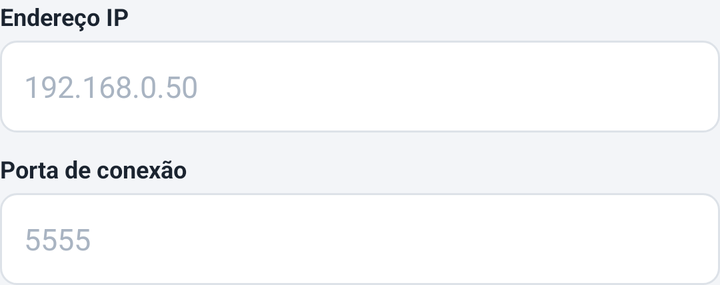
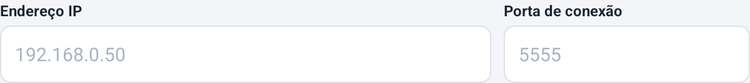

Compare how this app lays out the same screen by default and in its alternative resource folder. The renders come first, then the two layout files and the values they reference.
<!-- AndroidManifest.xml: application theme AppTheme -->
<!-- res/layout/target_address.xml -->
<?xml version="1.0" encoding="utf-8"?>
<LinearLayout xmlns:android="http://schemas.android.com/apk/res/android"
    android:layout_width="match_parent"
    android:layout_height="wrap_content"
    android:orientation="vertical">

    <TextView
        style="@style/FieldLabel"
        android:text="Endereço IP" />

    <EditText
        android:id="@+id/host"
        style="@style/Field"
        android:hint="192.168.0.50"
        android:inputType="textUri" />

    <TextView
        style="@style/FieldLabel"
        android:layout_marginTop="10dp"
        android:text="Porta de conexão" />

    <EditText
        android:id="@+id/connectPort"
        style="@style/Field"
        android:hint="5555"
        android:inputType="number" />
</LinearLayout>
<!-- resources referenced by this layout -->
<resources>
  <style name="Field">
          <item name="android:layout_width">match_parent</item>
          <item name="android:layout_height">wrap_content</item>
          <item name="android:minHeight">46dp</item>
          <item name="android:background">@drawable/bg_input</item>
          <item name="android:paddingStart">12dp</item>
          <item name="android:paddingEnd">12dp</item>
          <item name="android:textSize">15sp</item>
          <item name="android:textColor">@color/text_primary</item>
          <item name="android:textColorHint">@color/disabled</item>
          <item name="android:singleLine">true</item>
          <item name="android:imeOptions">actionDone</item>
      </style>
  <style name="FieldLabel">
          <item name="android:layout_width">wrap_content</item>
          <item name="android:layout_height">wrap_content</item>
          <item name="android:layout_marginBottom">4dp</item>
          <item name="android:textSize">12sp</item>
          <item name="android:textStyle">bold</item>
          <item name="android:textColor">@color/text_primary</item>
      </style>
  <style name="AppTheme" parent="AppTheme.Base">
          <item name="android:colorPrimary">@color/primary</item>
          <item name="android:colorPrimaryDark">@color/primary_dark</item>
          <item name="android:colorAccent">@color/accent</item>
          <item name="android:statusBarColor">@color/primary_dark</item>
          <item name="android:windowBackground">@color/background</item>
          <item name="android:textColorPrimary">@color/text_primary</item>
          <item name="android:textColorSecondary">@color/text_secondary</item>
      </style>
  <!-- drawable bg_input (drawable) -->
  <?xml version="1.0" encoding="utf-8"?>
  <selector xmlns:android="http://schemas.android.com/apk/res/android"><item android:state_focused="true"><shape android:shape="rectangle"><solid android:color="@color/surface" /><corners android:radius="8dp" /><stroke android:width="2dp" android:color="@color/accent" /></shape></item><item ><shape android:shape="rectangle"><solid android:color="@color/surface" /><corners android:radius="8dp" /><stroke android:width="1dp" android:color="@color/divider" /></shape></item></selector>
  <color name="text_primary">#1B2430</color>
  <color name="disabled">#A9B4C2</color>
  <style name="AppTheme.Base" parent="android:Theme.Material.Light.NoActionBar" />
  <color name="primary">#0B3C6E</color>
  <color name="primary_dark">#082B50</color>
  <color name="accent">#0B3C6E</color>
  <color name="background">#F3F5F8</color>
  <color name="text_secondary">#5B6675</color>
  <color name="surface">#FFFFFF</color>
  <color name="divider">#DDE2E8</color>
</resources>
<!-- res/layout-sw480dp/target_address.xml (the repository's variant of the layout above) -->
<!-- drawn on a 7-inch tablet held upright -->
<?xml version="1.0" encoding="utf-8"?>
<LinearLayout xmlns:android="http://schemas.android.com/apk/res/android"
    android:layout_width="match_parent"
    android:layout_height="wrap_content"
    android:orientation="horizontal">

    <LinearLayout
        android:layout_width="0dp"
        android:layout_height="wrap_content"
        android:layout_marginEnd="10dp"
        android:layout_weight="2"
        android:orientation="vertical">

        <TextView
            style="@style/FieldLabel"
            android:text="Endereço IP" />

        <EditText
            android:id="@+id/host"
            style="@style/Field"
            android:hint="192.168.0.50"
            android:inputType="textUri" />
    </LinearLayout>

    <LinearLayout
        android:layout_width="0dp"
        android:layout_height="wrap_content"
        android:layout_weight="1"
        android:orientation="vertical">

        <TextView
            style="@style/FieldLabel"
            android:text="Porta de conexão" />

        <EditText
            android:id="@+id/connectPort"
            style="@style/Field"
            android:hint="5555"
            android:inputType="number" />
    </LinearLayout>
</LinearLayout>
